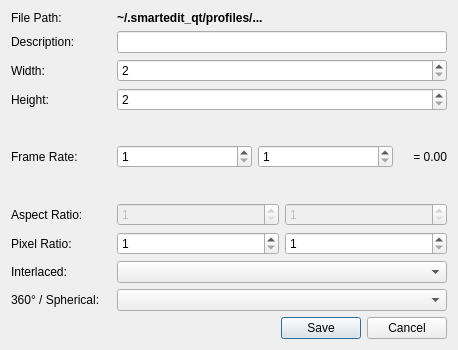
<?xml version="1.0" encoding="UTF-8"?>
<ui version="4.0">
 <class>ProfileEditDialog</class>
 <widget class="QDialog" name="ProfileEditDialog">
  <property name="geometry">
   <rect>
    <x>0</x>
    <y>0</y>
    <width>458</width>
    <height>350</height>
   </rect>
  </property>
  <property name="windowTitle">
   <string>Create Profile</string>
  </property>
  <layout class="QGridLayout" name="gridLayout">
   <item row="0" column="0">
    <layout class="QHBoxLayout" name="horizontalLayout_filePath">
     <item>
      <widget class="QLabel" name="lblFilePath">
       <property name="minimumSize">
        <size>
         <width>100</width>
         <height>0</height>
        </size>
       </property>
       <property name="text">
        <string>File Path:</string>
       </property>
      </widget>
     </item>
     <item>
      <widget class="QLabel" name="lblFilePathValue">
       <property name="sizePolicy">
        <sizepolicy hsizetype="Expanding" vsizetype="Fixed">
         <horstretch>0</horstretch>
         <verstretch>0</verstretch>
        </sizepolicy>
       </property>
       <property name="text">
        <string>&lt;b&gt;~/.smartedit_qt/profiles/...&lt;/b&gt;</string>
        </property>
        <property name="textFormat">
        <enum>Qt::RichText</enum>
        </property>
      </widget>
     </item>
    </layout>
   </item>
   <item row="5" column="0">
    <layout class="QHBoxLayout" name="horizontalLayout_12">
     <item>
      <widget class="QLabel" name="lblAspectRatio">
       <property name="minimumSize">
        <size>
         <width>100</width>
         <height>0</height>
        </size>
       </property>
       <property name="text">
        <string>Aspect Ratio:</string>
       </property>
      </widget>
     </item>
     <item>
      <widget class="QSpinBox" name="txtAspectRatioNum">
       <property name="enabled">
        <bool>false</bool>
       </property>
       <property name="sizePolicy">
        <sizepolicy hsizetype="Expanding" vsizetype="Fixed">
         <horstretch>0</horstretch>
         <verstretch>0</verstretch>
        </sizepolicy>
       </property>
       <property name="minimum">
        <number>1</number>
       </property>
       <property name="maximum">
        <number>2147483647</number>
       </property>
      </widget>
     </item>
     <item>
      <widget class="QSpinBox" name="txtAspectRatioDen">
       <property name="enabled">
        <bool>false</bool>
       </property>
       <property name="sizePolicy">
        <sizepolicy hsizetype="Expanding" vsizetype="Fixed">
         <horstretch>0</horstretch>
         <verstretch>0</verstretch>
        </sizepolicy>
       </property>
       <property name="minimum">
        <number>1</number>
       </property>
       <property name="maximum">
        <number>2147483647</number>
       </property>
      </widget>
     </item>
    </layout>
   </item>
   <item row="11" column="0">
    <widget class="QDialogButtonBox" name="buttonBox">
     <property name="orientation">
      <enum>Qt::Horizontal</enum>
     </property>
     <property name="standardButtons">
      <set>QDialogButtonBox::Cancel|QDialogButtonBox::Save</set>
     </property>
    </widget>
   </item>
   <item row="1" column="0">
    <layout class="QHBoxLayout" name="horizontalLayout_6">
     <item>
      <widget class="QLabel" name="lblProfile_2">
       <property name="minimumSize">
        <size>
         <width>100</width>
         <height>0</height>
        </size>
       </property>
       <property name="text">
        <string>Description:</string>
       </property>
      </widget>
     </item>
     <item>
      <widget class="QLineEdit" name="txtProfileName">
       <property name="sizePolicy">
        <sizepolicy hsizetype="Expanding" vsizetype="Fixed">
         <horstretch>0</horstretch>
         <verstretch>0</verstretch>
        </sizepolicy>
       </property>
      </widget>
     </item>
    </layout>
   </item>
   <item row="3" column="0">
    <layout class="QHBoxLayout" name="horizontalLayout_10">
     <item>
      <widget class="QLabel" name="lblHeight">
       <property name="minimumSize">
        <size>
         <width>100</width>
         <height>0</height>
        </size>
       </property>
       <property name="text">
        <string>Height:</string>
       </property>
      </widget>
     </item>
     <item>
      <widget class="QSpinBox" name="txtHeight">
       <property name="sizePolicy">
        <sizepolicy hsizetype="Expanding" vsizetype="Fixed">
         <horstretch>0</horstretch>
         <verstretch>0</verstretch>
        </sizepolicy>
       </property>
       <property name="minimum">
        <number>2</number>
       </property>
       <property name="maximum">
        <number>40000</number>
       </property>
      </widget>
     </item>
    </layout>
   </item>
   <item row="2" column="0">
    <layout class="QHBoxLayout" name="horizontalLayout_11">
     <item>
      <widget class="QLabel" name="lblWidth">
       <property name="minimumSize">
        <size>
         <width>100</width>
         <height>0</height>
        </size>
       </property>
       <property name="text">
        <string>Width:</string>
       </property>
      </widget>
     </item>
     <item>
      <widget class="QSpinBox" name="txtWidth">
       <property name="sizePolicy">
        <sizepolicy hsizetype="Expanding" vsizetype="Fixed">
         <horstretch>0</horstretch>
         <verstretch>0</verstretch>
        </sizepolicy>
       </property>
       <property name="minimum">
        <number>2</number>
       </property>
       <property name="maximum">
        <number>40000</number>
       </property>
      </widget>
     </item>
    </layout>
   </item>
   <item row="9" column="0">
    <layout class="QHBoxLayout" name="horizontalLayout_15">
     <property name="bottomMargin">
      <number>0</number>
     </property>
     <item>
      <widget class="QLabel" name="lblInterlaced">
       <property name="minimumSize">
        <size>
         <width>100</width>
         <height>0</height>
        </size>
       </property>
       <property name="text">
        <string>Interlaced:</string>
       </property>
      </widget>
     </item>
     <item>
      <widget class="QComboBox" name="cboInterlaced">
       <property name="sizePolicy">
        <sizepolicy hsizetype="Expanding" vsizetype="Fixed">
         <horstretch>0</horstretch>
         <verstretch>0</verstretch>
        </sizepolicy>
       </property>
      </widget>
     </item>
    </layout>
   </item>
   <item row="10" column="0">
    <layout class="QHBoxLayout" name="horizontalLayout_16">
     <property name="bottomMargin">
      <number>0</number>
     </property>
     <item>
      <widget class="QLabel" name="lblSpherical">
       <property name="minimumSize">
        <size>
         <width>100</width>
         <height>0</height>
        </size>
       </property>
       <property name="text">
        <string>360° / Spherical:</string>
       </property>
      </widget>
     </item>
     <item>
      <widget class="QComboBox" name="cboSpherical">
       <property name="sizePolicy">
        <sizepolicy hsizetype="Expanding" vsizetype="Fixed">
         <horstretch>0</horstretch>
         <verstretch>0</verstretch>
        </sizepolicy>
       </property>
      </widget>
     </item>
    </layout>
   </item>
   <item row="8" column="0">
    <layout class="QHBoxLayout" name="horizontalLayout_13">
     <item>
      <widget class="QLabel" name="lblPixelRatio">
       <property name="minimumSize">
        <size>
         <width>100</width>
         <height>0</height>
        </size>
       </property>
       <property name="text">
        <string>Pixel Ratio:</string>
       </property>
      </widget>
     </item>
     <item>
      <widget class="QSpinBox" name="txtPixelRatioNum">
       <property name="sizePolicy">
        <sizepolicy hsizetype="Expanding" vsizetype="Fixed">
         <horstretch>0</horstretch>
         <verstretch>0</verstretch>
        </sizepolicy>
       </property>
       <property name="minimum">
        <number>1</number>
       </property>
       <property name="maximum">
        <number>2147483647</number>
       </property>
      </widget>
     </item>
     <item>
      <widget class="QSpinBox" name="txtPixelRatioDen">
       <property name="sizePolicy">
        <sizepolicy hsizetype="Expanding" vsizetype="Fixed">
         <horstretch>0</horstretch>
         <verstretch>0</verstretch>
        </sizepolicy>
       </property>
       <property name="minimum">
        <number>1</number>
       </property>
       <property name="maximum">
        <number>2147483647</number>
       </property>
      </widget>
     </item>
    </layout>
   </item>
   <item row="4" column="0">
    <layout class="QHBoxLayout" name="horizontalLayout_14">
     <item>
      <widget class="QLabel" name="lblFrameRate">
       <property name="minimumSize">
        <size>
         <width>100</width>
         <height>0</height>
        </size>
       </property>
       <property name="text">
        <string>Frame Rate:</string>
       </property>
      </widget>
     </item>
     <item>
      <widget class="QSpinBox" name="txtFrameRateNum">
       <property name="sizePolicy">
        <sizepolicy hsizetype="Expanding" vsizetype="Fixed">
         <horstretch>0</horstretch>
         <verstretch>0</verstretch>
        </sizepolicy>
       </property>
       <property name="minimum">
        <number>1</number>
       </property>
       <property name="maximum">
        <number>2147483647</number>
       </property>
      </widget>
     </item>
     <item>
      <widget class="QSpinBox" name="txtFrameRateDen">
       <property name="sizePolicy">
        <sizepolicy hsizetype="Expanding" vsizetype="Fixed">
         <horstretch>0</horstretch>
         <verstretch>0</verstretch>
        </sizepolicy>
       </property>
       <property name="minimum">
        <number>1</number>
       </property>
       <property name="maximum">
        <number>2147483647</number>
       </property>
      </widget>
     </item>
     <item>
      <widget class="QLabel" name="lblFrameRateValueDisplay">
       <property name="sizePolicy">
        <sizepolicy hsizetype="Preferred" vsizetype="Preferred">
         <horstretch>0</horstretch>
         <verstretch>0</verstretch>
        </sizepolicy>
       </property>
       <property name="minimumSize">
        <size>
         <width>48</width>
         <height>0</height>
        </size>
       </property>
       <property name="text">
        <string>= 0.00</string>
       </property>
       <property name="alignment">
        <set>Qt::AlignRight|Qt::AlignTrailing|Qt::AlignVCenter</set>
       </property>
      </widget>
     </item>
    </layout>
   </item>
  </layout>
 </widget>
 <tabstops>
  <tabstop>txtProfileName</tabstop>
  <tabstop>txtWidth</tabstop>
  <tabstop>txtHeight</tabstop>
  <tabstop>txtFrameRateNum</tabstop>
  <tabstop>txtFrameRateDen</tabstop>
  <tabstop>txtAspectRatioNum</tabstop>
  <tabstop>txtAspectRatioDen</tabstop>
  <tabstop>txtPixelRatioNum</tabstop>
  <tabstop>txtPixelRatioDen</tabstop>
  <tabstop>cboInterlaced</tabstop>
  <tabstop>cboSpherical</tabstop>
 </tabstops>
 <resources/>
 <connections>
  <connection>
   <sender>buttonBox</sender>
   <signal>accepted()</signal>
   <receiver>ProfileEditDialog</receiver>
   <slot>accept()</slot>
   <hints>
    <hint type="sourcelabel">
     <x>228</x>
     <y>327</y>
    </hint>
    <hint type="destinationlabel">
     <x>228</x>
     <y>174</y>
    </hint>
   </hints>
  </connection>
  <connection>
   <sender>buttonBox</sender>
   <signal>rejected()</signal>
   <receiver>ProfileEditDialog</receiver>
   <slot>reject()</slot>
   <hints>
    <hint type="sourcelabel">
     <x>228</x>
     <y>327</y>
    </hint>
    <hint type="destinationlabel">
     <x>228</x>
     <y>174</y>
    </hint>
   </hints>
  </connection>
 </connections>
</ui>
